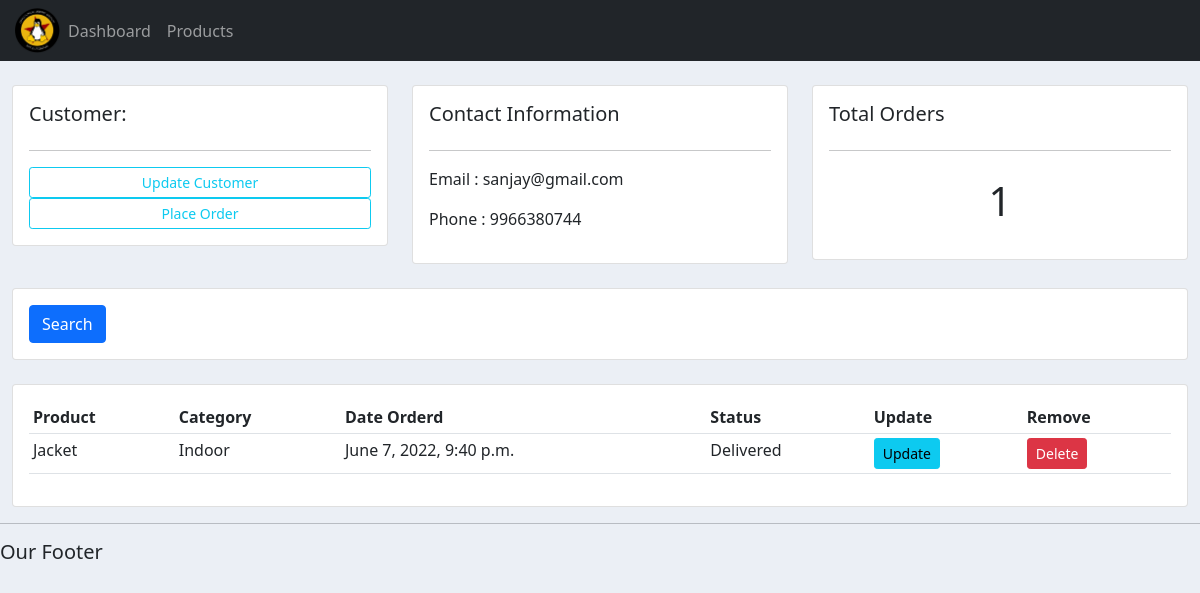
The page /customer/2 on the database its author committed.
### customer/models.py (models this page shows, shortened)
class Customer(models.Model):
    name = models.CharField(max_length=200, null=True)
    phone = models.CharField(max_length=200, null=True)
    email = models.CharField(max_length=200, null=True)
    date_created = models.DateTimeField(auto_now_add=True, null=True)

class Order(models.Model):
    STATUS = (
        ('Pending', 'Pending'),
        ('Out for delivery', 'Out for delivery'),
        ('Delivered', 'Delivered'),
    )
    customer = models.ForeignKey(Customer, null=True, on_delete=models.SET_NULL)
    product = models.ForeignKey(Product, null=True, on_delete=models.SET_NULL)
    date_created = models.DateTimeField(auto_now_add=True, null=True)
    status = models.CharField(max_length=200, null=True, choices=STATUS)

class Product(models.Model):
    CATEGORY = (
        ('Indoor', 'Indoor'),
        ('Out Door', 'Out Door'),
    )
    name = models.CharField(max_length=200, null=True)
    price = models.FloatField(null=True)
    category = models.CharField(max_length=200, null=True, choices=CATEGORY)
    description = models.CharField(max_length=200, null=True, blank=True)
    date_created = models.DateTimeField(auto_now_add=True, null=True)
    tags = models.ManyToManyField(Tag)
    def __str__(self):
        return self.name

### customer/views.py (the view)
# urls.py: path('', include('customer.urls')),
def customer(request, pk):
    customer = Customer.objects.get(id=pk)
    orders = customer.order_set.all()
    total_order = orders.count()
    context = {'customer':customer, 'orders':orders, 'total_order':total_order}
    return render(request, 'customer/customer.html', context)

### customer/templates/customer/customer.html
{%  extends 'customer/main.html' %}
{% block content %}
	<br>
<div class="row">
	<div class="col-md">
		<div class="card card-body">
			<h5>Customer:</h5>
			<hr>
			<a class="btn btn-outline-info  btn-sm btn-block" href="">Update Customer</a>
			<a class="btn btn-outline-info  btn-sm btn-block" href="{% url 'customer:create_order' customer.id %}">Place Order</a>
		</div>
	</div>
	<div class="col-md">
		<div class="card card-body">
			<h5>Contact Information</h5>
			<hr>
			<p>Email : {{customer.email}}</p>
			<p>Phone : {{customer.phone}}</p>
		</div>
	</div>
	<div class="col-md">
		<div class="card card-body">
			<h5>Total Orders</h5>
			<hr>
			<h1 style="text-align: center;padding: 10px">{{ total_order }}</h1>
		</div>
	</div>
</div>
<br>
<div class="row">
	<div class="col">
		<div class="card card-body">
			<form method="get">
		    <button class="btn btn-primary" type="submit">Search</button>
		  </form>
		</div>
	</div>
</div>
<br>
<div class="row">
	<div class="col-md">
		<div class="card card-body">
			<table class="table table-sm">
				<tr>
					<th>Product</th>
					<th>Category</th>
					<th>Date Orderd</th>
					<th>Status</th>
					<th>Update</th>
					<th>Remove</th>
				</tr>
				{% for order in orders %}
				<tr>
					<td>{{order.product}}</td>
					<td>{{order.product.category}}</td>
					<td>{{order.date_created}}</td>
					<td>{{order.status}}</td>
					<td><a class="btn btn-sm btn-info" href="{% url 'customer:update_order' order.id %}">Update</a></td>
					<td><a class="btn btn-sm btn-danger" href="{% url 'customer:delete_order' order.id %}">Delete</a></td>
				</tr>
				{% endfor %}
			</table>
		</div>
	</div>
</div>
{% endblock %}

### customer/static/customer/main.css (style rules this page uses)
body { background-color: #ebeff5; }

### rows shown on the page
Customer: email "sanjay@gmail.com", phone "9966380744"
Order: product "Jacket", product.category "Indoor", date_created "June 7, 2022, 9:40 p.m.", status "Delivered"

### other values the page prints
{{ total_order }} "1"
